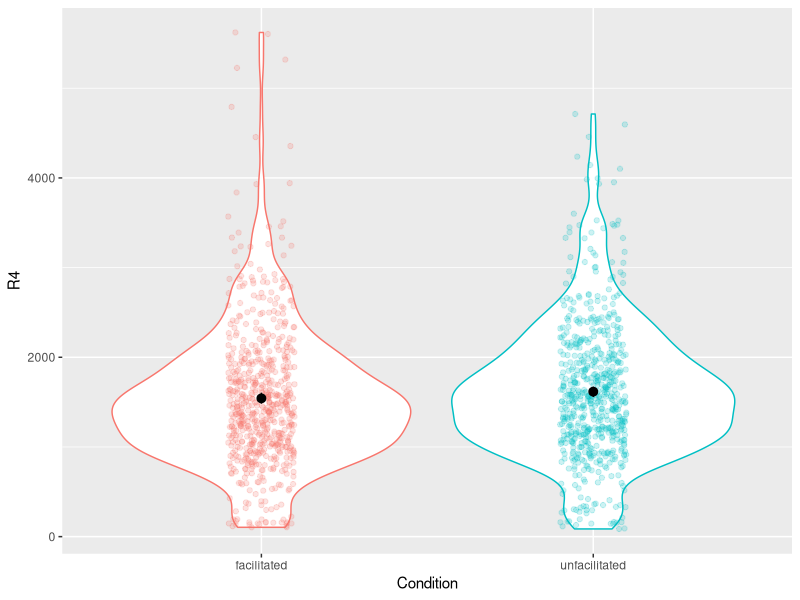

Write R code to recreate this figure. (Note: this script raises an error after producing the figure.)
library(ggplot2)
library(readr)
library(dplyr)
library(lme4)
library(emmeans)

# Region 4 ####
# Region 4 is the critical region (the question)
# Read in first pass data
data <- read_csv("FPs.csv")

# participant 36 is actually the second half of 35 so rename that
data[data$Participant == 36,]$Participant <- 35

# condition labels, 1 = prediction facilitated, 2 = prediction unfacilitated 
data$Condition <- recode(data$Condition, "1" = "facilitated", "2" = "unfacilitated")

data$Condition <- as.factor(data$Condition)

# Throw away zeroes
data <- data %>% filter(R4 != 0)

# Visualise
data %>% 
  ggplot(aes(x = Condition, y = R4, colour = Condition)) +
  geom_violin() +
  geom_jitter(alpha = .2, width = .1) +
  stat_summary(fun.data = "mean_cl_boot", colour = "black") +
  guides(colour = FALSE)

data %>% 
  group_by(Condition) %>%
  summarise(mean(R4), sd(R4))

model <- brm(R4 ~ Condition + (1 | Participant) + (1 + Condition | Item), data = data)
summary(model)
